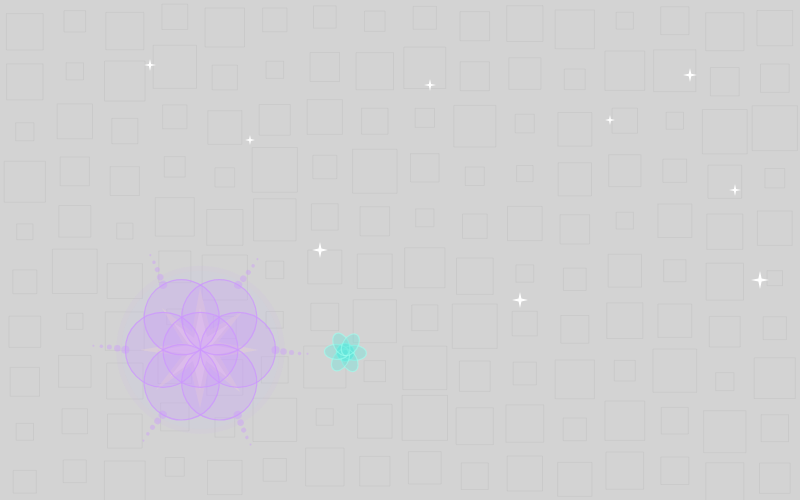
Frame 1 (no input)
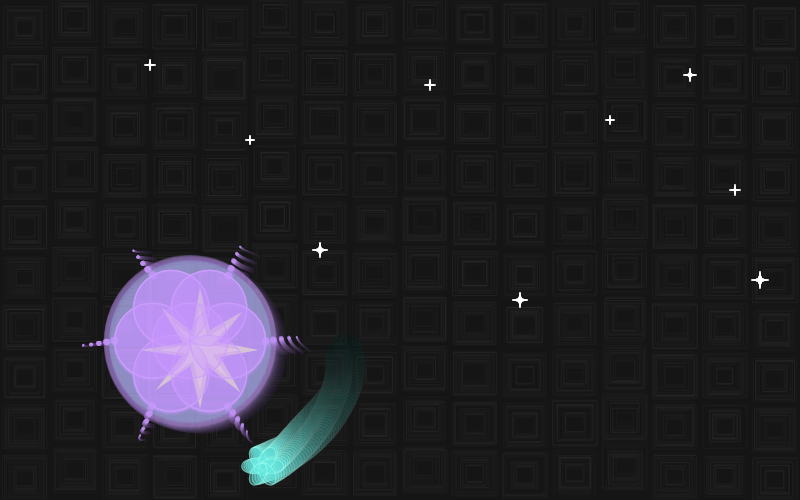
Frame 60 (no input)
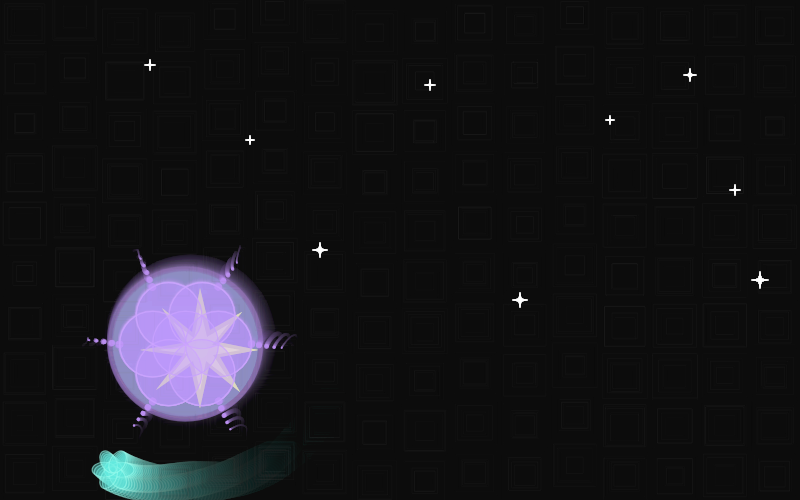
Frame 120 (the mouse pressed at the canvas centre since frame 60)

The p5.js sketch that drew these frames (run headless with seeded random() and noise() and a simulated clock; from frame 60 on, the mouse is pressed at the canvas centre):

// p5.js sketch
// ── sketch.js
let babyX, babyY;
let returnBx, returnBy;
let babyBase = 150;
let minBabySize = 45;
let babyAngle = 0;
let angle = 0;
let panic = false;
let panicStart = 0;
let bubble = false;
let bubbleStart = 0;
let a, amp;
let adultX, adultY;
let returnX, returnY;

let babyDia = 150;
let avoidX = 0;
let avoidY = 0

function setup() {
  createCanvas(800, 500);
  angleMode(DEGREES);
  rectMode(CENTER);

  babyX = 200;
  babyY = 350;
  background(220);
}

function draw() {
  let lifeFrame = frameCount % 3300;

  if (lifeFrame == 0) {
    babyBase = 150;
    babyDia = 150;
    babyAngle = 0;
    angle = 0;
    panic = false;
    bubble = false;
    avoidX = 0;
    avoidY = 0;
  }
  background(0, 10);

  // #00 bubble background
  let gridSize = 50;
  for (let y = 0; y < height; y += gridSize) {
    for (let x = 0; x < width; x += gridSize) {
      let xAdj = x + gridSize / 2;

      let n = noise(x * 0.02, frameCount * 0.01);
      let yOffset = map(n, 0, 1, -20, 20);
      let yAdj = y + gridSize / 2 + yOffset;

      stroke(100, 100, 100, 18);
      rectMode(CENTER);

      let randomScale = random(0.3, 0.9);
      noFill();
      rect(xAdj, yAdj, gridSize * randomScale, gridSize * randomScale);
    }
  }
  // # stars  
  drawStar(150, 65, 6, 255, 255, 255);
  drawStar(250, 140, 5, 255, 255, 255);
  drawStar(430, 85, 6, 255, 255, 255);
  drawStar(610, 120, 5, 255, 255, 255);
  drawStar(735, 190, 6, 255, 255, 255);
  drawStar(320, 250, 8, 255, 255, 255);   // pink
  drawStar(520, 300, 8, 255, 255, 255);   // cyan-blue
  drawStar(690, 75, 7, 255, 255, 255);    // yellow
  drawStar(760, 280, 9, 255, 255, 255); // purple

  // # nest
  drawNest(200, 350, 34);

  //# 1 baby movement 
  let nestX = 200;
  let nestY = 350;

  if (lifeFrame < 2880) {

    // natural drifting
    let moveX = (noise(lifeFrame * 0.003) - noise(0)) * 300;
    let moveY = (noise(lifeFrame * 0.003 + 100) - noise(100)) * 200;

    // move toward upper-right
    let directionX = map(lifeFrame, 0, 600, 0, 280, true);
    let directionY = map(lifeFrame, 0, 600, 0, -100, true);

    babyX = nestX + directionX + moveX;
    babyY = nestY + directionY + moveY;

    let mouseDist = dist(mouseX, mouseY, babyX, babyY);

    if (mouseDist < babyDia / 2) { // escape change when babyDia change
      let dx = babyX - mouseX;
      let dy = babyY - mouseY;

      let pushValue = 0.06;
      avoidX += dx * pushValue;
      avoidY += dy * pushValue;
    } else {
      let returnValue = 0.02;
      avoidX = lerp(avoidX, 0, returnValue);
      avoidY = lerp(avoidY, 0, returnValue);
    }

    babyX = constrain(babyX, 80, width - 80) + avoidX;
    babyY = constrain(babyY, 80, height - 80) + avoidY;

    returnBx = babyX;
    returnBy = babyY;

  } else if (lifeFrame < 3180) {

    // baby returns to Nest
    babyX = map(lifeFrame, 2880, 3180, returnBx, nestX);
    babyY = map(lifeFrame, 2880, 3180, returnBy, nestY);

  } else {
    babyX = nestX;
    babyY = nestY;
  }

  let babyProgress;

  // Stage 1:growing
  if (babyBase > minBabySize) {
    babyBase = max(minBabySize, babyBase - 0.05);

    let breathing = sin(frameCount * 2) * 8;
    babyDia = babyBase + breathing;
  } else {
    // Stage 2: mature
    babyDia = minBabySize;
  }

  babyProgress = map(babyBase, 150, minBabySize, 0, 1);

  // #2 adult movement
  let orbitRadius = 145;

  if (lifeFrame < 2100) {
    // stage 1: orbits Baby
    angle += 1;
    adultX = babyX + cos(angle) * orbitRadius;
    adultY = babyY + sin(angle) * orbitRadius;
  } else if (lifeFrame < 2400) {
    // stage 2: moves independently
    adultX = map(noise(lifeFrame * 0.003 + 200), 0, 1, 50, width - 50);
    adultY = map(noise(lifeFrame * 0.003 + 300), 0, 1, 50, height - 50);

    returnX = adultX
    returnY = adultY
  } else if (lifeFrame < 2700) {
    adultX = map(lifeFrame, 2400, 2700, returnX, 200);
    adultY = map(lifeFrame, 2400, 2700, returnY, 350);
  } else if (lifeFrame < 2820) {
    adultX = 200;
    adultY = 350;
  }
  // #3 adult panic
  if (panic == true && lifeFrame < 2400) {
    let noiseX = map(noise(frameCount * 0.05), 0, 1, -250, 250);
    let noiseY = map(noise(frameCount * 0.05 + 100), 0, 1, -180, 180);

    let shakeX = sin(frameCount * a) * amp;
    let shakeY = cos(frameCount * a * 1.3) * amp;

    adultX = babyX + noiseX + shakeX;
    adultY = babyY + noiseY + shakeY;

    adultX = constrain(adultX, 20, width - 20);
    adultY = constrain(adultY, 20, height - 20);

    if (frameCount - panicStart > 180) {
      panic = false;
    }
  }

  // #4 baby setting
  if (lifeFrame < 3300) {
    push();
    translate(babyX, babyY);

    let rotateSpeed = 0;

    if (babyProgress > 0.5) {
      //when baby gradually mature--> start rotate like adult
      rotateSpeed = map(babyProgress, 0.5, 1, 0, 3);
    }

    babyAngle += rotateSpeed;
    rotate(babyAngle);

    // only growing Baby has glow
    if (babyBase > minBabySize) {
      noStroke();
      fill(190, 160, 255, 18);
      circle(0, 0, babyDia + 18);

      fill(140, 210, 255, 10);
      circle(0, 0, babyDia + 8);
    }

    drawBaby(babyDia, babyProgress);
    pop();

    if (bubble == true) {
      let bubbleTime = frameCount - bubbleStart;
      if (bubbleTime < 40) {
        for (let rad = 30; rad < 100; rad += 30) {
          for (let angle = 0; angle < 360; angle += 36) {
            let x = babyX + cos(angle) * (rad + bubbleTime * 3);
            let y = babyY + sin(angle) * (rad + bubbleTime * 3);

            let bubbleSize = map(rad, 30, 90, 12, 4);

            noStroke();
            fill(205, 150, 255, 100);
            circle(x, y, bubbleSize);
          }
        }
      } else {
        bubble = false
      }
    }
  }

  // #5 adult setting
  if (lifeFrame < 2820) {
    push();
    translate(adultX, adultY);
    rotate(frameCount * 3);
    drawAdult();
    pop();
  }
}

// #6 draw baby
function drawBaby(babyDia, babyProgress) {
  // pattern change from circle to petal
  let petalW = map(babyProgress, 0, 1, babyDia / 2, 24);
  let petalH = map(babyProgress, 0, 1, babyDia / 2, 15);
  let petalDist = map(babyProgress, 0, 1, babyDia / 4, 9);
  let centerDia = map(babyProgress, 0, 1, babyDia / 2, 18);

  // color change ：purple to ice blue to mint
  //useGPT to get the rgb range of color + get suggestion to divide color change into 2 stage using if,else
  let babyR, babyG, babyB;

  if (babyProgress < 0.5) {
    babyR = map(babyProgress, 0, 0.5, 205, 100);
    babyG = map(babyProgress, 0, 0.5, 150, 170);
    babyB = map(babyProgress, 0, 0.5, 255, 255);
  } else {
    babyR = map(babyProgress, 0.5, 1, 100, 100);
    babyG = map(babyProgress, 0.5, 1, 170, 230);
    babyB = map(babyProgress, 0.5, 1, 255, 220);
  }

  // gentle color breathing
  let babyWave = sin(frameCount * 0.5) * 15;

  stroke(babyR + babyWave, babyG + babyWave, babyB, 190);
  strokeWeight(1.2);
  fill(babyR, babyG, babyB, 60);

  // center circle
  circle(0, 0, centerDia);

  // six petals
  for (let i = 0; i < 6; i++) {
    push();
    rotate(i * 60);
    ellipse(petalDist, 0, petalW, petalH);
    // bubble tentacle function (base on petals)
    drawTentacle(petalDist + petalW / 2, babyProgress);

    pop();
  }
}

function drawAdult() {

  let colorWave = sin(frameCount * 0.2);
  let r = 100;
  let g = map(colorWave, -1, 1, 220, 240);
  let b = map(colorWave, -1, 1, 210, 230);

  // fixed stroke
  stroke(160, 255, 240, 150);
  strokeWeight(1.2);

  // center
  fill(r, g, b, 210);
  circle(0, 0, 18);

  // petals
  fill(r, g, b, 95);
  for (let i = 0; i < 6; i++) {
    push();
    rotate(i * 60);
    ellipse(9, 0, 24, 15);
    pop();
  }
}

// #8 trigger adult panic
function mousePressed() {
  let distB = dist(mouseX, mouseY, babyX, babyY);

  if (distB < babyBase * 0.75) {
    panic = true;
    panicStart = frameCount;
    bubble = true;
    bubbleStart = frameCount;

    a = random(15, 25);
    amp = random(30, 80);
  }
}

//#9 baby tentacle
function drawTentacle(startX, babyProgress) { //tentacle become shorter as baby grow
  let tentacleLength = map(babyProgress, 0, 1, 40, 0);

  noStroke();
  let tantacleR = map(babyProgress, 0, 1, 205, 100);
  let tantacleG = map(babyProgress, 0, 1, 150, 220);
  fill(tantacleR, tantacleG, 255, 100);

  // one tentacle--five dots
  for (let i = 0; i < 5; i++) {
    let x = startX + i * tentacleLength / 5; //dot position
    let y = sin(frameCount * 3 + i * 20) * 4; //wave

    let dotSize = map(i, 0, 4, 8, 2); //size changing with for()
    circle(x, y, dotSize * (1 - babyProgress)); //disappear
  }
}

function drawStar(x, y, size, r, g, b) {
  push();
  translate(x, y);
  noStroke();

  fill(r, g, b, 255);
  beginShape();
  vertex(0, -size);
  vertex(size * 0.18, -size * 0.18);
  vertex(size, 0);
  vertex(size * 0.18, size * 0.18);
  vertex(0, size);
  vertex(-size * 0.18, size * 0.18);
  vertex(-size, 0);
  vertex(-size * 0.18, -size * 0.18);
  endShape(CLOSE);

  pop();
}

function drawNest(x, y) {
  push();
  translate(x, y);
  noStroke();

  // outer layer
  fill(245, 240, 180, 110);
  beginShape();
  vertex(0, -62);
  vertex(10, -20);

  vertex(42, -38);
  vertex(18, -8);

  vertex(58, 0);
  vertex(20, 7);

  vertex(40, 42);
  vertex(9, 17);

  vertex(0, 58);
  vertex(-10, 16);

  vertex(-44, 40);
  vertex(-18, 6);

  vertex(-60, 0);
  vertex(-17, -7);

  vertex(-38, -42);
  vertex(-8, -18);
  endShape(CLOSE);

  // inner layer
  fill(255, 250, 210, 140);
  beginShape();
  vertex(0, -42);
  vertex(7, -13);

  vertex(29, -26);
  vertex(12, -5);

  vertex(40, 0);
  vertex(13, 5);

  vertex(28, 28);
  vertex(6, 11);

  vertex(0, 40);
  vertex(-7, 11);

  vertex(-30, 27);
  vertex(-12, 4);

  vertex(-41, 0);
  vertex(-11, -5);

  vertex(-27, -28);
  vertex(-6, -12);
  endShape(CLOSE);

  // center core
  fill(235, 245, 200, 120);
  circle(0, 0, 16);

  pop();
}


// ── style.css
/*
Template for IMA's Creative Coding Lab 

Project A: Generative Creatures
CCLaboratories Biodiversity Atlas 
*/

body {
    background-color: white;
    color: DimGray;
    font-family: 'Courier New', Courier, monospace;
    font-size: 1em;
    line-height: 1.5em;
}

/* title */
#title-wrapper {
    text-align: center;
}

.headline {
    font-size: 3em;
    font-family: 'Georgia', 'Times New Roman', Times, serif;
    font-weight: 600;
    margin-top: 80px;
    margin-bottom: 60px;
}

/* main content */
#main-wrapper {
    width: 800px;
    position: relative;
    margin: auto;
}

.black {
    color: black;
}

.red {
    color: DeepPink;
}

.green {
    color: LightSeaGreen;
}

.yellow {
    color: GoldenRod;
}

.two-columns {
    display: flex;
}

.left {
    width: 50%;
    padding: 0px 10px 0px 0px;
}

.right {
    width: 50%;
    padding: 0px 0px 0px 10px;
}

#footer {
    text-align: center;
    font-size: 0.7em;
    margin-top: 60px;
    padding-bottom: 30px;
}

/* home button */
#home a {
    position: fixed;
    right: 15px;
    top: 15px;
    padding: 5px 10px;
    color: dimgrey;
    border: solid grey 0.5px;
    font-size: 0.6em;
    text-decoration: none;
}

#home a:hover {
    background-color: black;
    color: white;
    font-weight: bold;
}

/* p5.js sketch */
canvas {
    display: block;
}

main {
    margin: auto;
    width: 800px;
}
